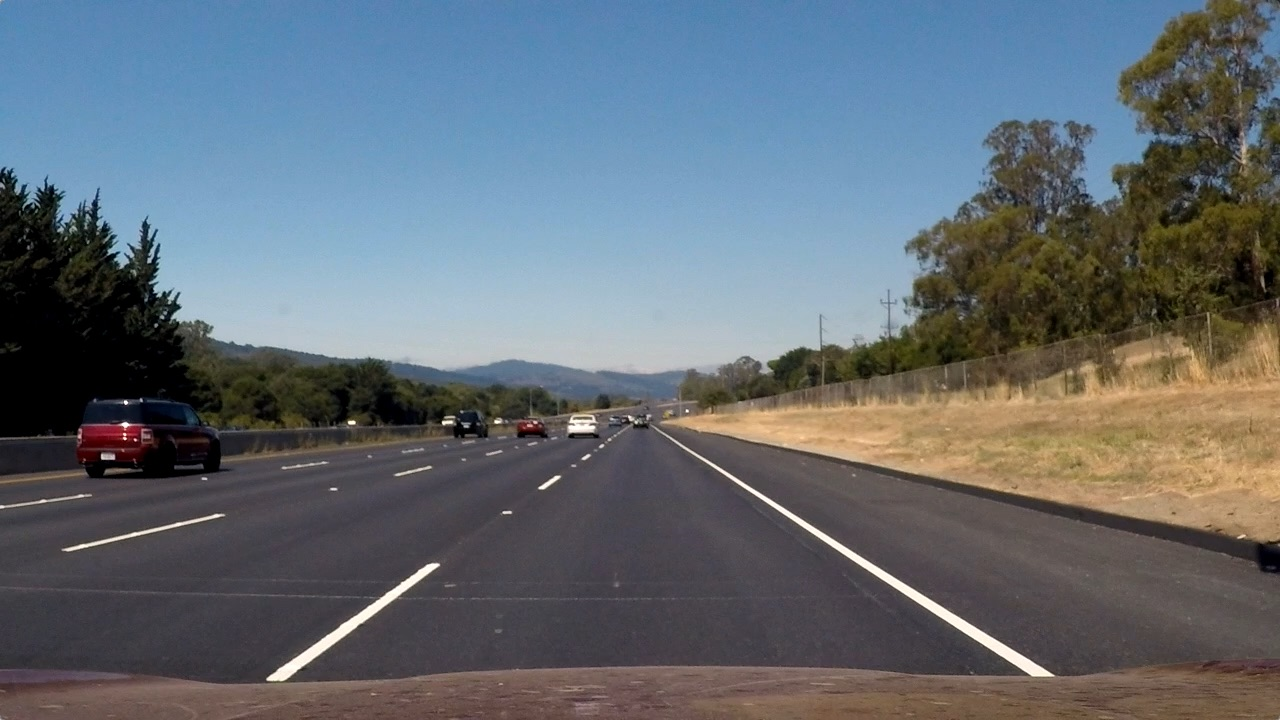
#> input picture test_images/straight_lines2.jpg, 1280 x 720 px
$ python lane_detection__export.py   (older library calls are emulated)
#> lines starting #> are read from the running program, lines starting #| are printed output that depends on the picture; after the words box and inside, x2 and y2 are one past the last pixel; in counts of white or black regions, pixels touching at a corner belong together
#!/usr/bin/python

import numpy as np
import matplotlib.pyplot as plt
import matplotlib.image as mpimg
import cv2

def calc_binary(img):
    dst = img #cv2.undistort(img, mtx, dist, None, mtx) #TODO: undistort
    # convert to hls space and use s-channel
    hls = cv2.cvtColor(dst, cv2.COLOR_RGB2HLS)
    s_channel = hls[:,:,2]
    gray = cv2.cvtColor(dst, cv2.COLOR_RGB2GRAY)

    # Sobel x
    sobelx = cv2.Sobel(gray, cv2.CV_64F, 1, 0) # Take the derivative in x
    abs_sobelx = np.absolute(sobelx) # Absolute x derivative to accentuate lines away from horizontal
    scaled_sobel = np.uint8(255*abs_sobelx/np.max(abs_sobelx))

    # Threshold x gradient
    thresh_min = 20
    thresh_max = 100
    sxbinary = np.zeros_like(scaled_sobel)
    sxbinary[(scaled_sobel >= thresh_min) & (scaled_sobel <= thresh_max)] = 1

    # Threshold color channel
    s_thresh_min = 140
    s_thresh_max = 255
    s_binary = np.zeros_like(s_channel)
    s_binary[(s_channel >= s_thresh_min) & (s_channel <= s_thresh_max)] = 1

    # Stack each channel to view their individual contributions in green and blue respectively
    # This returns a stack of the two binary images, whose components you can see as different colors
    color_binary = np.dstack(( np.zeros_like(sxbinary), sxbinary, s_binary)) * 255

    # Combine the two binary thresholds
    combined_binary = np.zeros_like(sxbinary)
    combined_binary[(s_binary == 1) | (sxbinary == 1)] = 1

    # return the result
    return combined_binary

def warp_image(combined_binary):
    # perspective transform
    img_size = (combined_binary.shape[1], combined_binary.shape[0])
    # define source points - extracted from straight line image
    src = np.float32([[689,450],[1041,678],[239,678],[591,450]])
    dst = np.float32([[img_size[0]-250, 0], [img_size[0]-250, img_size[1]], [250, img_size[1]], [250, 0]])
    # calculate the transform matrix
    M = cv2.getPerspectiveTransform(src,dst)
    # Warp the image using OpenCV warpPerspective()
    binary_warped = cv2.warpPerspective(combined_binary, M, img_size, flags=cv2.INTER_LINEAR)
    return binary_warped

def find_lane_pixels(binary_warped):
    # Create an output image to draw on and visualize the result
    out_img = np.dstack((binary_warped, binary_warped, binary_warped))

    # calculate histogram of the bottom half of the image
    bottom_half = binary_warped[binary_warped.shape[0]//2:,:]
    hist = np.sum(bottom_half, axis = 0)

    # the indices with the highest values are considered the starting points
    midpoint = np.int(hist.shape[0]/2)
    leftx_base = np.argmax(hist[:midpoint])
    rightx_base = np.argmax(hist[midpoint:]) + midpoint

    # HYPERPARAMETERS
    # Choose the number of sliding windows
    nwindows = 9
    # Set the width of the windows +/- margin
    margin = 80
    # Set minimum number of pixels found to recenter window
    minpix = 100

    # Set height of windows - based on nwindows above and image shape
    window_height = np.int(binary_warped.shape[0]//nwindows)
    # Identify the x and y positions of all nonzero pixels in the image
    nonzero = binary_warped.nonzero()
    nonzeroy = np.array(nonzero[0])
    nonzerox = np.array(nonzero[1])
    # Current positions to be updated later for each window in nwindows
    leftx_current = leftx_base
    rightx_current = rightx_base

    # Create empty lists to receive left and right lane pixel indices
    left_lane_inds = []
    right_lane_inds = []

    # Step through the windows one by one
    for window in range(nwindows):
        # Identify window boundaries in x and y (and right and left)
        win_y_low = binary_warped.shape[0] - (window+1)*window_height
        win_y_high = binary_warped.shape[0] - window*window_height
        ### DONE: Find the four below boundaries of the window ###
        win_xleft_low = leftx_current - margin
        win_xleft_high = leftx_current + margin
        win_xright_low = rightx_current - margin
        win_xright_high = rightx_current + margin

        # Draw the windows on the visualization image
        cv2.rectangle(out_img,(win_xleft_low,win_y_low),
        (win_xleft_high,win_y_high),(0,255,0), 2)
        cv2.rectangle(out_img,(win_xright_low,win_y_low),
        (win_xright_high,win_y_high),(0,255,0), 2)

        ### Identify the nonzero pixels in x and y within the window ###
        good_left_inds = ((nonzeroy >= win_y_low) & (nonzeroy < win_y_high) &
        (nonzerox >= win_xleft_low) &  (nonzerox < win_xleft_high)).nonzero()[0]
        good_right_inds = ((nonzeroy >= win_y_low) & (nonzeroy < win_y_high) &
        (nonzerox >= win_xright_low) &  (nonzerox < win_xright_high)).nonzero()[0]

        # Append these indices to the lists
        left_lane_inds.append(good_left_inds)
        right_lane_inds.append(good_right_inds)

        ### If you found > minpix pixels, recenter next window ###
        ### (`right` or `leftx_current`) on their mean position ###
        if len(good_left_inds) > minpix:
            leftx_current = np.int(np.mean(nonzerox[good_left_inds]))
        if len(good_right_inds) > minpix:
            rightx_current = np.int(np.mean(nonzerox[good_right_inds]))

    # Concatenate the arrays of indices (previously was a list of lists of pixels)
    try:
        left_lane_inds = np.concatenate(left_lane_inds)
        right_lane_inds = np.concatenate(right_lane_inds)
    except ValueError:
        # Avoids an error if the above is not implemented fully
        pass

    # Extract left and right line pixel positions
    leftx = nonzerox[left_lane_inds]
    lefty = nonzeroy[left_lane_inds]
    rightx = nonzerox[right_lane_inds]
    righty = nonzeroy[right_lane_inds]

    return leftx, lefty, rightx, righty, out_img


def fit_polynomial(binary_warped, leftx, lefty, rightx, righty, out_img):
    # Find our lane pixels first

    ### Fit a second order polynomial to each using `np.polyfit` ###
    left_fit = np.polyfit(lefty, leftx, 2)
    right_fit = np.polyfit(righty, rightx, 2)

    # Generate x and y values for plotting
    ploty = np.linspace(0, binary_warped.shape[0]-1, binary_warped.shape[0] )
    try:
        left_fitx = left_fit[0]*ploty**2 + left_fit[1]*ploty + left_fit[2]
        right_fitx = right_fit[0]*ploty**2 + right_fit[1]*ploty + right_fit[2]
    except TypeError:
        # Avoids an error if `left` and `right_fit` are still none or incorrect
        print('The function failed to fit a line!')
        left_fitx = 1*ploty**2 + 1*ploty
        right_fitx = 1*ploty**2 + 1*ploty

    ## Visualization ##
    # Colors in the left and right lane regions
    out_img[lefty, leftx] = [255, 0, 0]
    out_img[righty, rightx] = [0, 0, 255]

    # Plots the left and right polynomials on the lane lines
    plt.plot(left_fitx, ploty, color='blue')
    plt.plot(right_fitx, ploty, color='red')

    return out_img


image = mpimg.imread('test_images/straight_lines2.jpg')
#> image is the input picture: shape (720, 1280, 3); mean R, G, B 99.4, 107.7, 115.1
print('This image is: ',type(image), 'with dimensions:', image.shape)
#| This image is:  <class 'numpy.ndarray'> with dimensions: (720, 1280, 3)


combined_binary = calc_binary(image)
#> in calc_binary, `s_channel = hls[:,:,2]`:
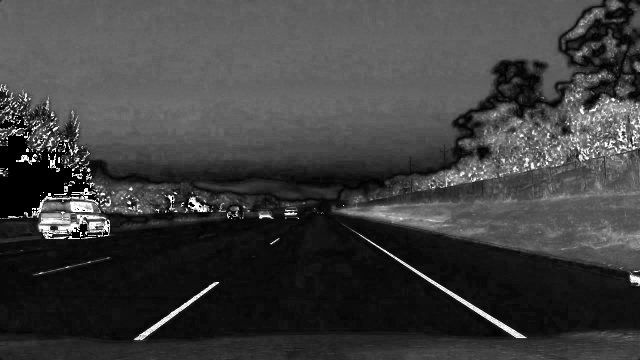
#> s_channel: shape (720, 1280) (shown at 1/2 size); min 0, max 255, mean 62.5
#> in calc_binary, `sobelx = cv2.Sobel(gray, cv2.CV_64F, 1, 0)`:
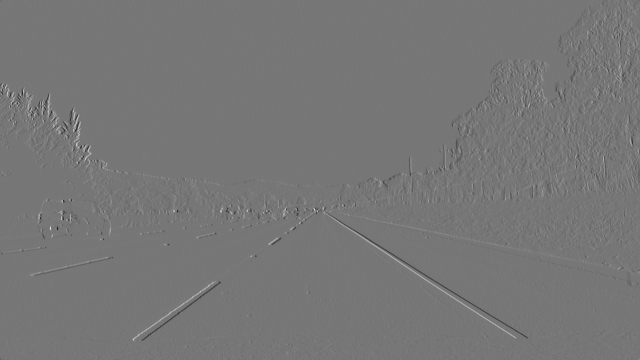
#> sobelx: shape (720, 1280) float64 (shown at 1/2 size); min -707, max 809, mean 0.2; drawn with min black and max white
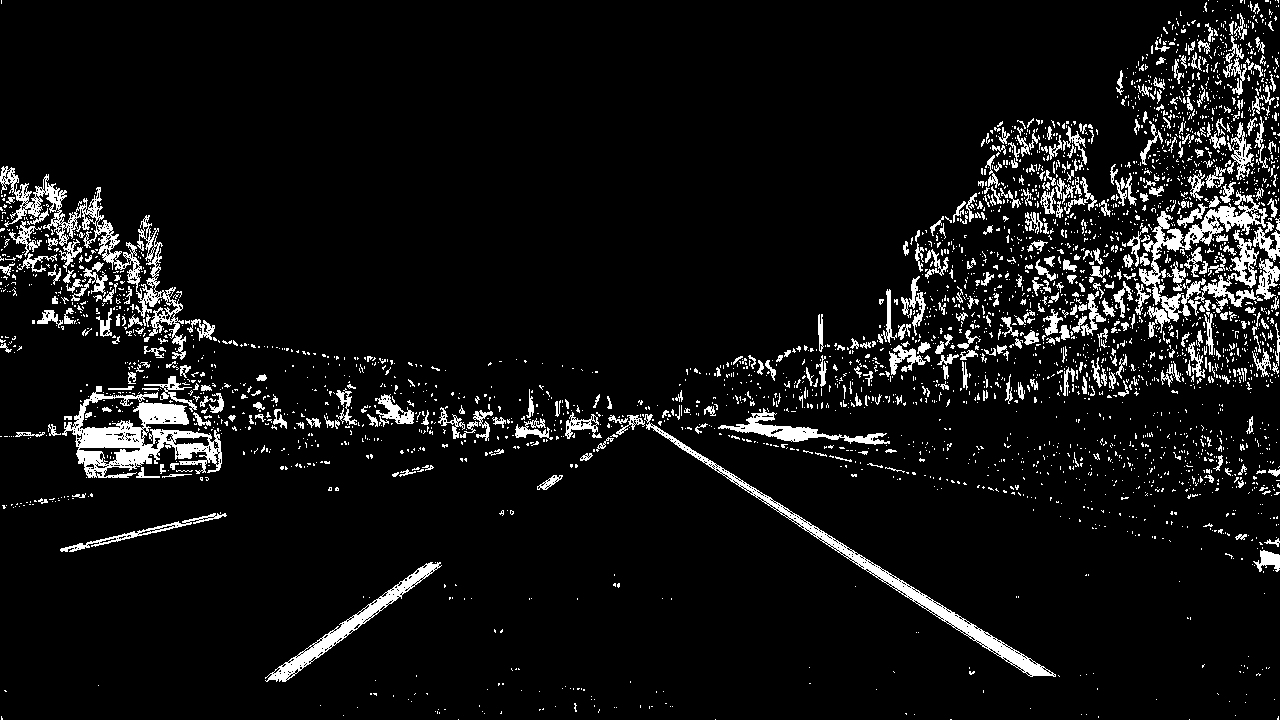
#> combined_binary: shape (720, 1280); values 0 (black) and 1 (white), 7.2% white; 3323 white regions (2886 under 20 px), largest, box (x1, y1, x2, y2) and area: (62, 386, 222, 478) 5658, (0, 166, 186, 360) 4537, (644, 414, 1056, 677) 4047
binary_warped = warp_image(combined_binary)
leftx, lefty, rightx, righty, out_img = find_lane_pixels(binary_warped)
#> in find_lane_pixels, `bottom_half = binary_warped[binary_warped.shape[0]//2:,:]`:
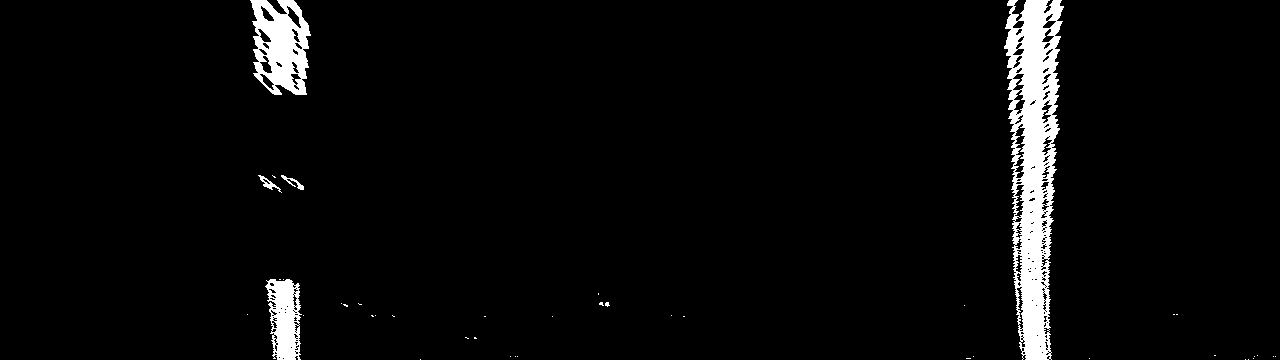
#> bottom_half: shape (360, 1280); values 0 (black) and 1 (white), 4% white; 43 white regions (38 under 20 px), largest, box (x1, y1, x2, y2) and area: (1004, 0, 1064, 360) 12429, (250, 0, 311, 95) 3748, (265, 279, 302, 360) 2031, (258, 175, 282, 193) 111, (281, 175, 304, 190) 97
#> in find_lane_pixels, `hist = np.sum(bottom_half, axis = 0)`: hist = 1280 values, max 360 at index 1026, min 0 at index 0, mean 14.47
#> in find_lane_pixels, `leftx_base = np.argmax(hist[:midpoint])`: leftx_base = 286
#> in find_lane_pixels, `rightx_base = np.argmax(hist[midpoint:]) + midpoint`: rightx_base = 1026
#> in find_lane_pixels, `nonzero = binary_warped.nonzero()`: nonzero = 49157 positions, rows 0 to 719, columns 242 to 1275
#> in find_lane_pixels, `leftx_current = leftx_base`: leftx_current = 286
#> in find_lane_pixels, `rightx_current = rightx_base`: rightx_current = 1026
#> the loop in find_lane_pixels, `for window in range(nwindows):` made 9 passes
#> (win_xleft_low, win_xleft_high, win_xright_low, win_xright_high, leftx_current, rightx_current) on passes 1, 3, 4, 5, 6, 7, 8, 9: (206, 366, 946, 1106, 284, 1033), (204, 364, 952, 1112, 279, 1034), (199, 359, 954, 1114, 282, 1032), (202, 362, 952, 1112, 278, 1035), (198, 358, 955, 1115, 281, 1033), (201, 361, 953, 1113, 292, 1033), (212, 372, 953, 1113, 279, 1031), (199, 359, 951, 1111, 279, 1027)
#> after the loop in find_lane_pixels, `for window in range(nwindows):`:
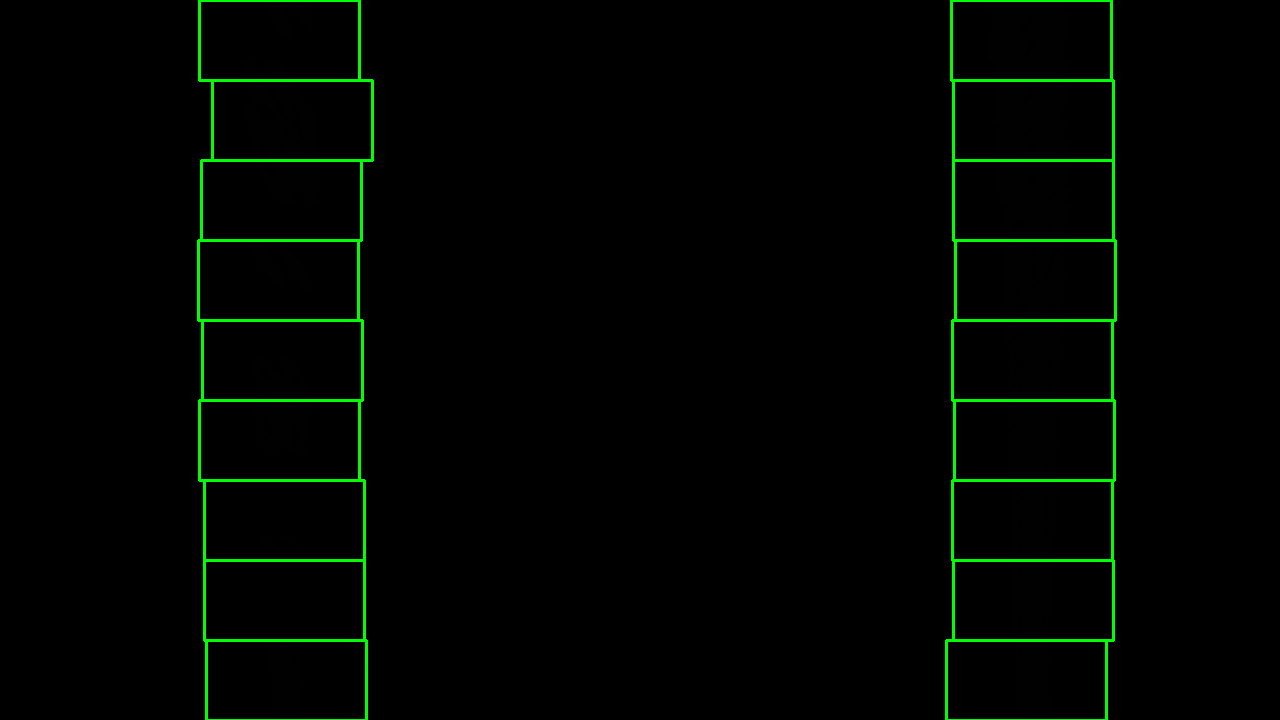
#> out_img: shape (720, 1280, 3); mean of channels 0, 1, 2 0.1, 4.8, 0.1; drawn as R, G, B
#> after the loop in find_lane_pixels, `for window in range(nwindows):`: left_lane_inds = 9 items
#> in find_lane_pixels, `left_lane_inds = np.concatenate(left_lane_inds)`: left_lane_inds = 14812 values, max 49127 at index 2036, min 0 at index 13114, mean 24177.4
#> in find_lane_pixels, `leftx = nonzerox[left_lane_inds]`: leftx = 14812 values, max 361 at index 672, min 242 at index 14140, mean 282.7
#> in find_lane_pixels, `lefty = nonzeroy[left_lane_inds]`: lefty = 14812 values, max 719 at index 2015, min 0 at index 13114, mean 287.6
out_img = fit_polynomial(binary_warped, leftx, lefty, rightx, righty, out_img)
#> in fit_polynomial, `left_fit = np.polyfit(lefty, leftx, 2)`: left_fit = [4.18e-06, 0.000122, 282.2]
#> in fit_polynomial, `right_fit = np.polyfit(righty, rightx, 2)`: right_fit = [-4.37e-05, 0.0366, 1027.1]
#> in fit_polynomial, `left_fitx = left_fit[0]*ploty**2 + left_fit[1]*ploty + left_fit[2]`: left_fitx = 720 values from 282.2 to 284.4
#> in fit_polynomial, `right_fitx = right_fit[0]*ploty**2 + right_fit[1]*ploty + right_fit[2]`: right_fitx = 720 values, max 1034.7 at index 419, min 1027.1 at index 0, mean 1032.7

# [8 lines of commented-out code are left out]


fig, (ax1, ax2) = plt.subplots(1, 2)
ax1.imshow(image)
ax2.imshow(out_img,cmap='gray')

#plt.imshow(edges, cmap='gray')
#plt.imshow(out_img,cmap='gray')
plt.show()
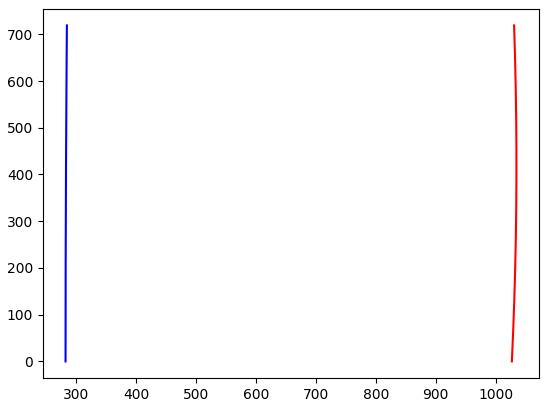
#> figure drawn by matplotlib, 1 panel; curve peaks at x = 284.4, y = 719
